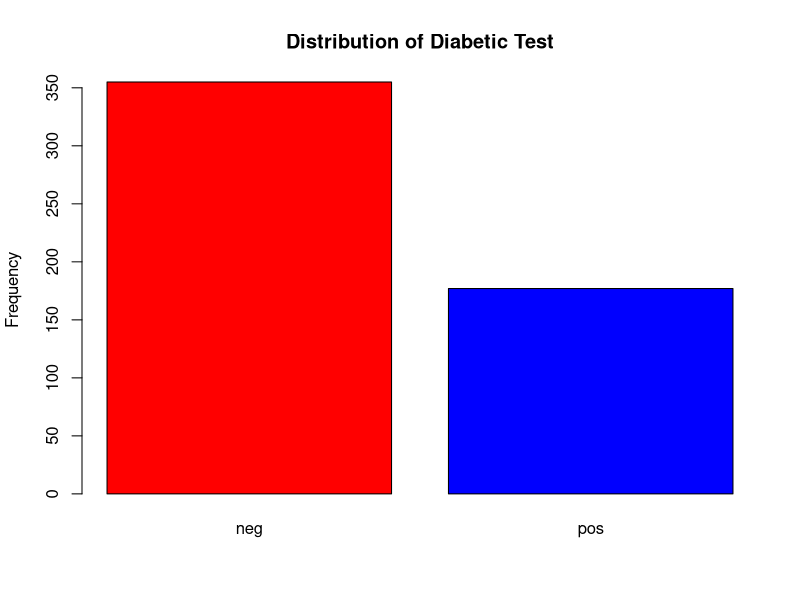

Write R code to recreate this figure.

# Load packages
library(car) 
library(caret) # For building ML models
library(corrplot) # For correlation plot
library(tidyverse) # For ggplot and dplyr packages
library(mlbench) # For data sets

# Exploratory Data Analysis
## Load data and summarize
data("PimaIndiansDiabetes")
str(PimaIndiansDiabetes)
summary(PimaIndiansDiabetes)
head(PimaIndiansDiabetes, n = 4)
tail(PimaIndiansDiabetes, n = 4)

## Filtering of data
data <- PimaIndiansDiabetes %>%
  dplyr::filter(glucose != 0 & pressure != 0 & triceps != 0 & mass != 0)

summary(data)

# Split input and output variables
input <- data["diabetes"]
output <- subset(data, select = -c(diabetes))

# Distribution of diabetes variable
plot(input, main = "Distribution of Diabetic Test",
     ylab = "Frequency", col = c("red", "blue"))















